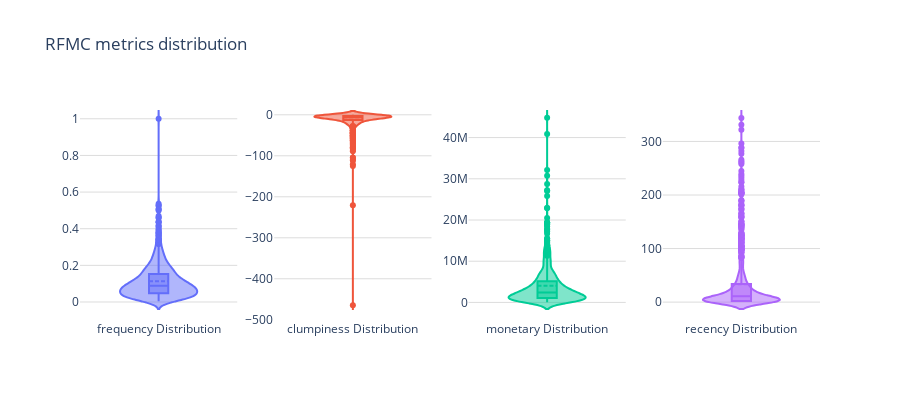

The notebook cell saved with this chart:
### Code cell
make_violin_plot(rfm, ind_var)

### Figure 1 — Plotly figure (JSON) as saved in the notebook; plotly's stock layout.template omitted (floating-point values rounded to 4 significant figures; data arrays with more than 128 entries replaced by an {"elided": "..."} marker saying what was removed)
{"data": [{"box": {"visible": true}, "meanline": {"visible": true}, "name": "frequency Distribution", "showlegend": false, "type": "violin", "xaxis": "x", "y": {"elided": "918 float values"}, "yaxis": "y"}, {"box": {"visible": true}, "meanline": {"visible": true}, "name": "clumpiness Distribution", "showlegend": false, "type": "violin", "xaxis": "x2", "y": {"elided": "918 float values"}, "yaxis": "y2"}, {"box": {"visible": true}, "meanline": {"visible": true}, "name": "monetary Distribution", "showlegend": false, "type": "violin", "xaxis": "x3", "y": {"elided": "918 int values"}, "yaxis": "y3"}, {"box": {"visible": true}, "meanline": {"visible": true}, "name": "recency Distribution", "showlegend": false, "type": "violin", "xaxis": "x4", "y": {"elided": "918 int values"}, "yaxis": "y4"}], "layout": {"height": 400, "plot_bgcolor": "rgba(0,0,0,0)", "title": {"text": "RFMC metrics distribution"}, "width": 900, "xaxis": {"anchor": "y", "domain": [0, 0.2125], "showgrid": false, "zeroline": false}, "xaxis2": {"anchor": "y2", "domain": [0.2625, 0.475], "showgrid": false, "zeroline": false}, "xaxis3": {"anchor": "y3", "domain": [0.525, 0.7375], "showgrid": false, "zeroline": false}, "xaxis4": {"anchor": "y4", "domain": [0.7875, 1], "showgrid": false, "zeroline": false}, "yaxis": {"anchor": "x", "domain": [0, 1], "gridcolor": "rgba(220,220,220,1)", "showgrid": true, "showticklabels": true, "zeroline": false}, "yaxis2": {"anchor": "x2", "domain": [0, 1], "gridcolor": "rgba(220,220,220,1)", "showgrid": true, "showticklabels": true, "zeroline": false}, "yaxis3": {"anchor": "x3", "domain": [0, 1], "gridcolor": "rgba(220,220,220,1)", "showgrid": true, "showticklabels": true, "zeroline": false}, "yaxis4": {"anchor": "x4", "domain": [0, 1], "gridcolor": "rgba(220,220,220,1)", "showgrid": true, "showticklabels": true, "zeroline": false}}}
